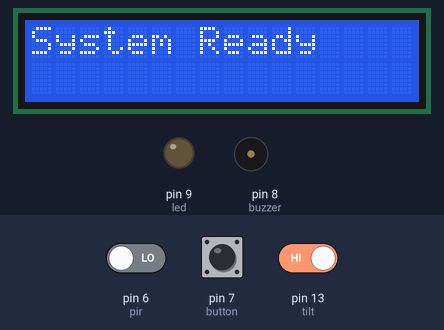
The sketch below on a simulated Arduino Uno, built with avr-gcc and run on an emulated ATmega328P. Shown: 16×2 character LCD, output pins drawn as LEDs (lit = HIGH), buzzer (waves = sounding, pin HIGH). The inputs (shaded band) are chosen by the test bench; at power-on: pin 6 (pir) LOW, pin 13 (tilt) HIGH, pin 7 (button) HIGH.

Above: at 1.2 s.
1.3 s: pin 6 (pir) driven HIGH
At 1.7 s:
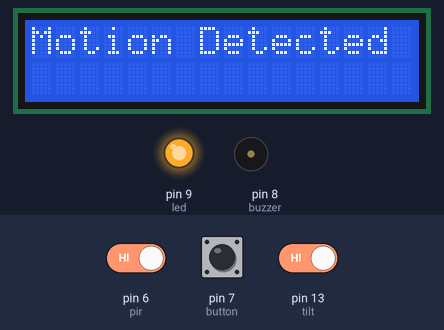
4.3 s: pin 13 (tilt) driven LOW
At 6.4 s:
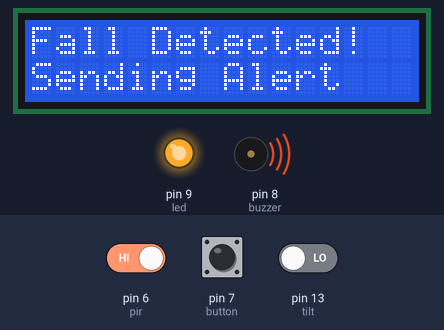
7.3 s: pin 7 (button) pulled LOW for 3.2 s
At 8.8 s:
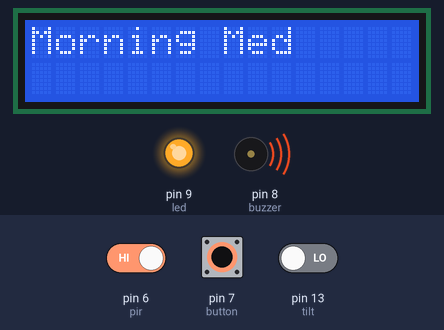
At 10.2 s:
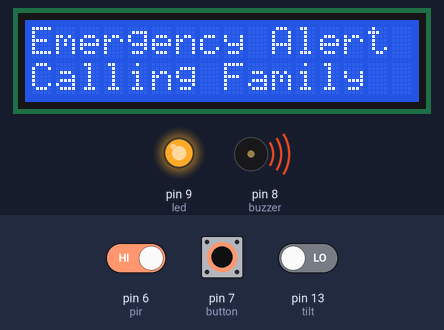
13.5 s: pin 6 (pir) driven LOW
16.5 s: pin 13 (tilt) driven HIGH
19.5 s: pin 7 (button) pulled LOW for 3.2 s
Timing chart, 0 to 22.5 s (numbered marks = the images above; inputs shaded):
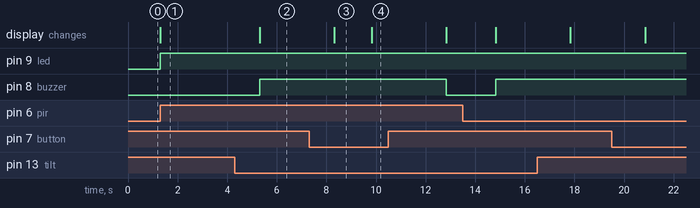

The sketch:

smart_elderly_safety.ino
```cpp
#include <LiquidCrystal.h>

LiquidCrystal lcd(12,11,5,4,3,2);

/* PIN DEFINITIONS */
int buzzer = 8;
int led = 9;
int button = 7;
int pir = 6;
int tilt = 13;
int gasSensor = A0;

unsigned long timeNow;

void setup() {

  lcd.begin(16,2);

  pinMode(buzzer, OUTPUT);
  pinMode(led, OUTPUT);
  pinMode(button, INPUT_PULLUP);
  pinMode(pir, INPUT);
  pinMode(tilt, INPUT_PULLUP);

  lcd.print("System Ready");
}

void loop() {

  timeNow = millis();

  /* -------- SYSTEM READY -------- */

  if(timeNow < 5000) {

    lcd.setCursor(0,0);
    lcd.print("System Ready   ");
  }

  /* -------- MORNING MEDICINE -------- */

  else if(timeNow >= 5000 && timeNow < 15000) {

    lcd.clear();
    lcd.print("Morning Med");

    digitalWrite(buzzer,HIGH);
    digitalWrite(led,HIGH);
    delay(1500);

    digitalWrite(buzzer,LOW);
    digitalWrite(led,LOW);
  }

  /* -------- AFTERNOON MEDICINE -------- */

  else if(timeNow >= 15000 && timeNow < 25000) {

    lcd.clear();
    lcd.print("Afternoon Med");

    digitalWrite(buzzer,HIGH);
    digitalWrite(led,HIGH);
    delay(1500);

    digitalWrite(buzzer,LOW);
    digitalWrite(led,LOW);
  }

  /* -------- NIGHT MEDICINE -------- */

  else if(timeNow >= 25000 && timeNow < 35000) {

    lcd.clear();
    lcd.print("Night Medicine");

    digitalWrite(buzzer,HIGH);
    digitalWrite(led,HIGH);
    delay(1500);

    digitalWrite(buzzer,LOW);
    digitalWrite(led,LOW);
  }

  /* -------- EMERGENCY BUTTON -------- */

  if(digitalRead(button) == LOW) {

    lcd.clear();
    lcd.print("Emergency Alert");
    lcd.setCursor(0,1);
    lcd.print("Calling Family");

    digitalWrite(buzzer,HIGH);
    digitalWrite(led,HIGH);

    delay(3000);

    digitalWrite(buzzer,LOW);
    digitalWrite(led,LOW);
  }

  /* -------- MOTION DETECTION -------- */

  if(digitalRead(pir) == HIGH) {

    lcd.clear();
    lcd.print("Motion Detected");

    digitalWrite(led,HIGH);
    delay(2000);
    digitalWrite(led,LOW);
  }

  /* -------- GAS LEAK DETECTION (AFTER 45 sec) -------- */

  if(timeNow > 45000) {

    int gasValue = analogRead(gasSensor);

    if(gasValue > 900) {

      lcd.clear();
      lcd.print("Gas Leak Alert");

      digitalWrite(buzzer,HIGH);
      digitalWrite(led,HIGH);

      delay(2000);

      digitalWrite(buzzer,LOW);
      digitalWrite(led,LOW);
    }
  }

  /* -------- FALL DETECTION -------- */

  if(digitalRead(tilt) == LOW) {

    lcd.clear();
    lcd.print("Fall Detected!");
    lcd.setCursor(0,1);
    lcd.print("Sending Alert");

    digitalWrite(buzzer,HIGH);
    digitalWrite(led,HIGH);

    delay(3000);

    digitalWrite(buzzer,LOW);
    digitalWrite(led,LOW);
  }
}
```

Measured:
- after the input at 1.3 s, pin 9 (led): LOW → HIGH at once; the display: changes at once (image 1)
- after the input at 4.3 s, pin 8 (buzzer): goes on until 5.3 s, then stays HIGH; the display: changes after 1.0 s (image 2)
- after the input at 7.3 s, the display: first differs from a run without the input after 2.5 s (image 4)
- what the display in image 3 shows lasts 1.5 s, from 8.3 s to 9.8 s
